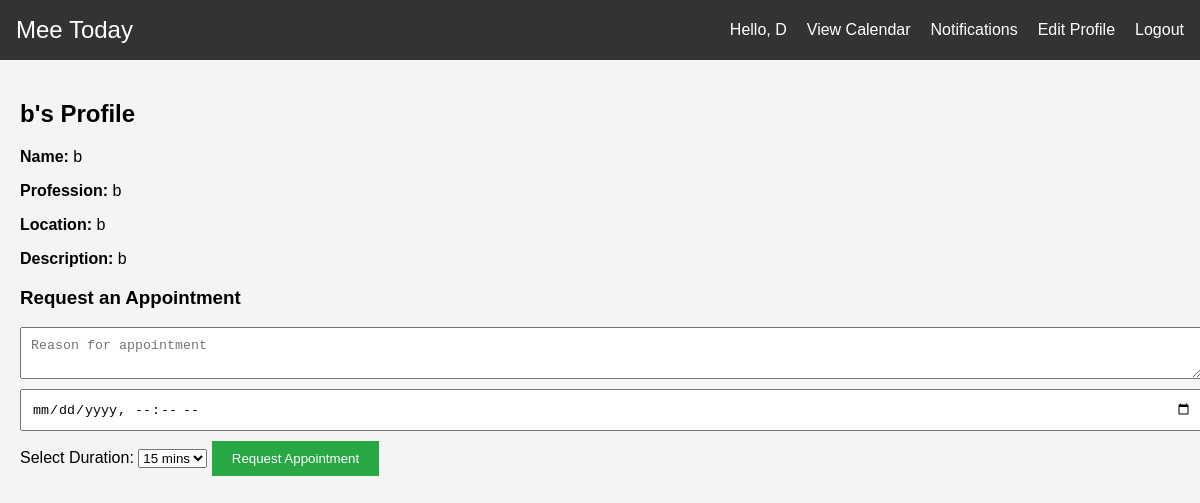
Screenshot of /profile/2/ (signed in) with the database file from the repository.
### appointments/models.py (models this page shows, shortened)
class UserProfile(models.Model):
    user = models.OneToOneField(User, on_delete=models.CASCADE)
    profession = models.CharField(max_length=100)
    location = models.CharField(max_length=100)
    description = models.TextField(blank=True)
    phone_number = models.CharField(max_length=15)  # Phone number
    photo = models.ImageField(upload_to='profile_photos/', blank=True, null=True)  # Photo field
    sex = models.CharField(max_length=10)
    age = models.IntegerField(null=True, blank=True)  # New age field

### appointments/views.py (the view, shortened to what this page needs)
# urls.py: path('profile/<int:user_id>/', views.profile_view, name='profile'),
@login_required
def profile_view(request, user_id):
    user_profile = UserProfile.objects.get(user_id=user_id)
    return render(request, 'profile.html', {'profile': user_profile})

### appointments/templates/profile.html (shortened to what this page needs)
{% extends 'base.html' %}
{% block content %}
    <h2>{{ profile.user.username }}'s Profile</h2>
    <p><strong>Name:</strong> {{ profile.user.username }}</p>
    <p><strong>Profession:</strong> {{ profile.profession }}</p>
    <p><strong>Location:</strong> {{ profile.location }}</p>
    <p><strong>Description:</strong> {{ profile.description }}</p>
    <form method="POST">
        <h3>Request an Appointment</h3>
        <textarea name="reason" placeholder="Reason for appointment" required></textarea>
        <input type="datetime-local" name="date" required>
        <label for="duration">Select Duration:</label>
        <select name="duration" required>
            <option value="15">15 mins</option>
        </select>
        <button type="submit">Request Appointment</button>
    </form>
{% endblock %}

### appointments/templates/base.html (shortened to what this page needs)
{% load static%}
<!DOCTYPE html>
<html lang="en">
<head>
    <link href='https://cdn.jsdelivr.net/npm/fullcalendar@5.9.0/main.min.css' rel='stylesheet' />
    <link rel="stylesheet" href="{% static 'style.css' %}">
</head>
<body>
    <nav>
        <div class="logo">
            <a href="{% url 'home' %}">Mee Today</a>
        </div>
        <div class="menu">
            {% if user.is_authenticated %}
                <span>Hello, {{ user.username }}</span>
                <a href="{% url 'calendar' %}">View Calendar</a>
                <a href="{% url 'notifications' %}">Notifications</a>
                <a href="{% url 'edit_profile' %}">Edit Profile</a>
                <a href="{% url 'logout' %}">Logout</a>
            {% else %}
                <a href="{% url 'login' %}">Login</a>
                <a href="{% url 'register' %}">Register</a>
            {% endif %}
        </div>
    </nav>
    <div class="container">
        {% block content %}
        {% endblock %}
    </div>
</body>
</html>

### appointments/static/style.css (style rules this page uses)
body { font-family: Arial, sans-serif; margin: 0; padding: 0; background-color: #f4f4f4; }
nav { background-color: #333; color: #fff; padding: 1em; display: flex; justify-content: space-between; align-items: center; flex-wrap: wrap; }
nav .logo a { color: #fff; text-decoration: none; font-size: 24px; }
nav .menu { display: flex; flex-wrap: wrap; }
nav .menu a { color: #fff; text-decoration: none; margin-left: 20px; }
.container { padding: 20px; }
h2 { margin-bottom: 20px; }
form input, form textarea { display: block; width: 100%; padding: 10px; margin-bottom: 10px; }
button { padding: 10px 20px; background-color: #28a745; color: #fff; border: none; cursor: pointer; }

### rows the page displays
UserProfile: user.username "b", profession "b", location "b", description "b"

### other values shown
{{ user.username }} "D"
